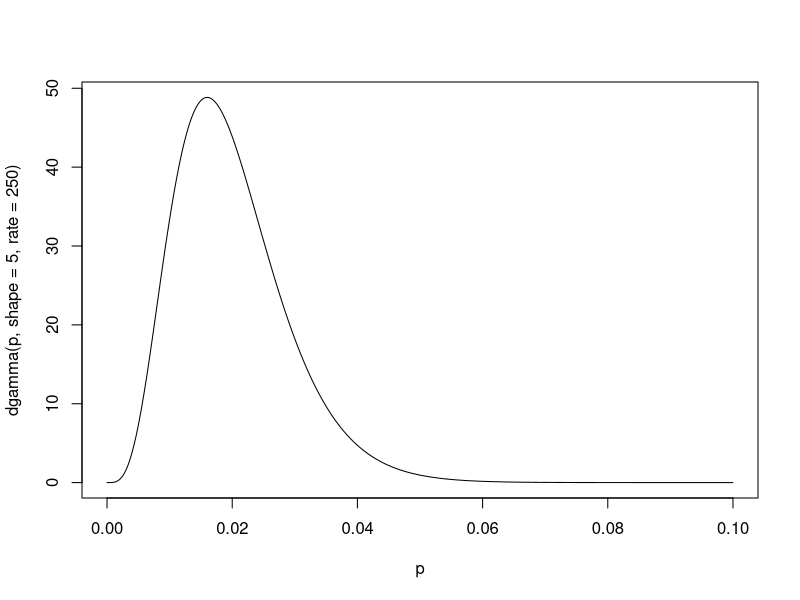
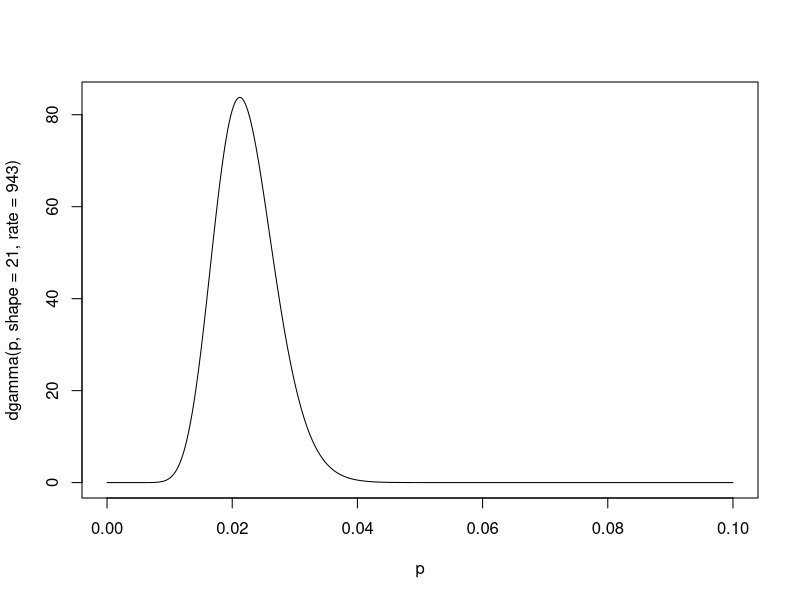

Recreate these plots in R, in order.
## ---- chunk 1
knitr::opts_chunk$set(echo = TRUE)
## ---- chunk 2
p = seq(0, .1, length = 1000)
plot(p, dgamma(p, shape = 5, rate = 250), type = 'l')
## ---- chunk 3
plot(p, dgamma(p, shape = 21, rate = 943), type = 'l')
## ---- chunk 4
ll <- qgamma(0.025, shape = 21, rate = 943)
ul <- qgamma(0.975, shape = 21, rate = 943)

c(ll,ul)
## ---- chunk 5
pgamma(0.02, shape = 21, rate = 943)
